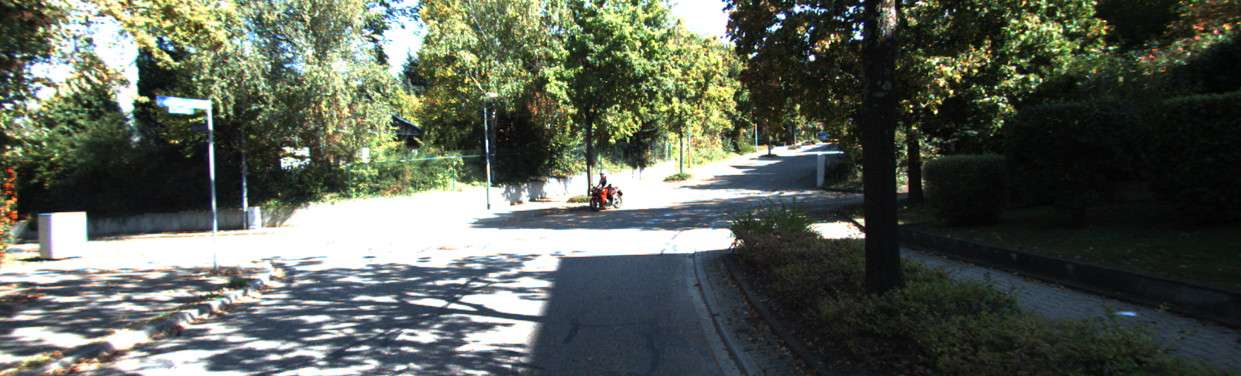
#> input picture data/image_02/data/0000000885.png, 1241 x 376 px; its folder holds 4 pictures in this run; the run also reads 1 picture not shown here
$ jupyter execute --allow-errors 3_visual_odometry_and_EKF.ipynb
#> lines starting #> are read from the running program, lines starting #| are printed output that depends on the picture; after the words box and inside, x2 and y2 are one past the last pixel; in counts of white or black regions, pixels touching at a corner belong together
## (Stereo) Visual Odometry

[cell 1]
import cv2
import numpy as np
import datetime
import matplotlib.pyplot as plt

### Dataset Handling
Let's make a dataset handling object to make our data more accessible as we complete our task.

[cell 2]
class Dataset_Handler():
    def __init__(self, lidar=False, progress_bar=True):
#> called with lidar = False, progress_bar = True
        import pandas as pd
        import os
        import cv2

        self.left_image_files = os.listdir('./data/image_02/data')
        self.right_image_files = os.listdir('./data/image_03/data')
        self.left_image_files.sort()
        self.right_image_files.sort()

        self.num_frames = len(self.left_image_files)

        self.reset_frames()
            # Store original frame to memory for testing functions
        self.first_image_left = cv2.imread('./data/image_02/data/'
                                               + self.left_image_files[0], 0)
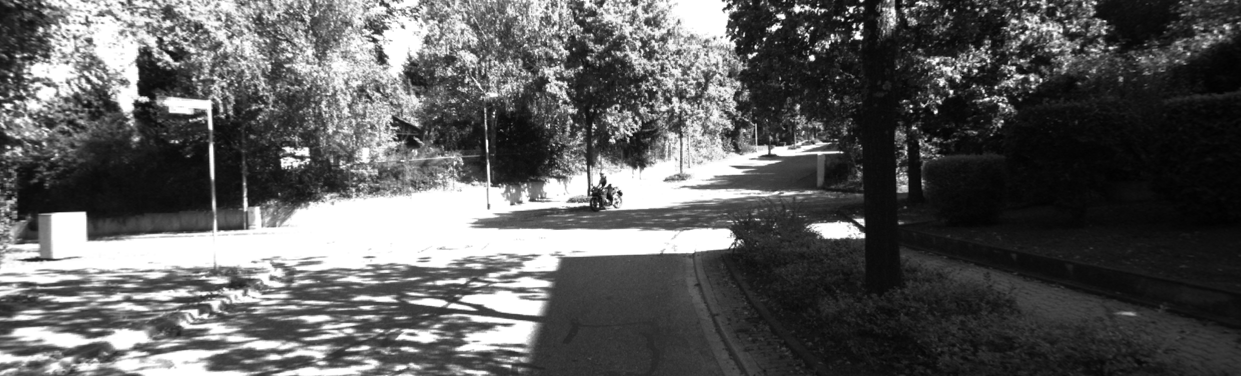
#> self.first_image_left: shape (376, 1241); min 1, max 255, mean 93.2

        self.first_image_right = cv2.imread('./data/image_03/data/'
                                               + self.right_image_files[0], 0)
        self.second_image_left = cv2.imread('./data/image_02/data/'
                                               + self.left_image_files[1], 0)
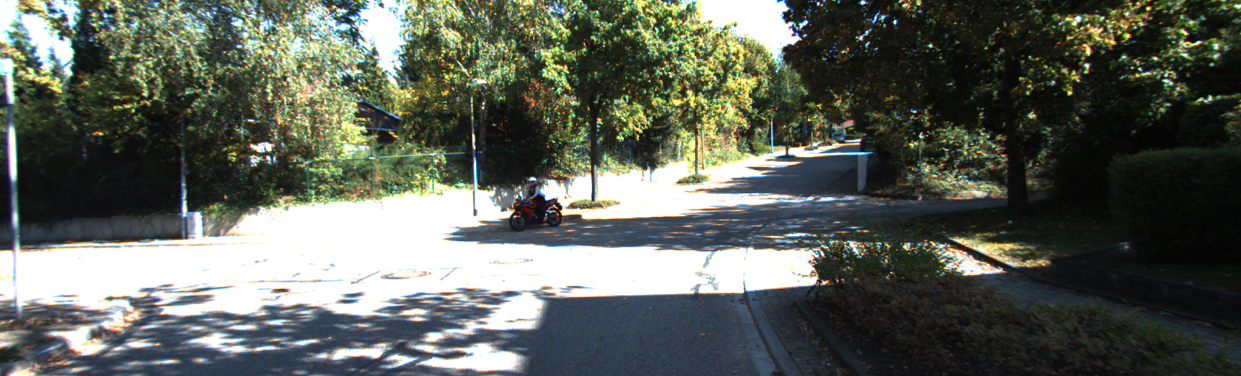
#> input picture data/image_02/data/0000000891.png, 1241 x 376 px
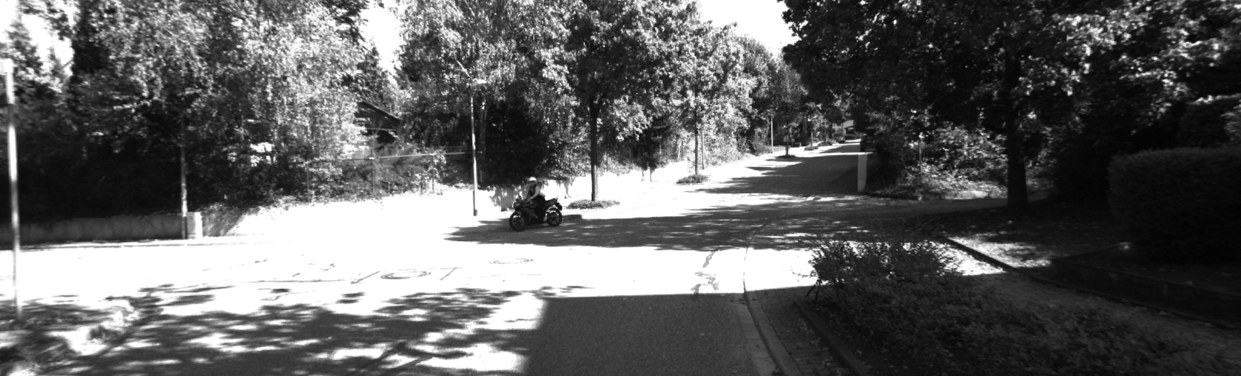
#> self.second_image_left: shape (376, 1241); min 2, max 255, mean 95.7
        self.imheight = self.first_image_left.shape[0]
#> self.imheight = 376
        self.imwidth = self.first_image_left.shape[1]
#> self.imwidth = 1241


    def reset_frames(self):
        # Resets all generators to the first frame of the sequence
        self.images_left = (cv2.imread('./data/image_02/data/'+ name_left, 0)
                            for name_left in self.left_image_files)
        self.images_right = (cv2.imread('./data/image_03/data/' + name_right, 0)
                            for name_right in self.right_image_files)

#### disparity map and depth map
Unlike the simulation dataset we used in the tutorial, this time we are going to use a real driving dataset. Therefore we don't have depth images that you need to use for PnP directly, however, we have stereo images in this dataset, so the depth map can be generated from that.

[cell 3]
def compute_left_disparity_map(img_left, img_right, matcher='bm', rgb=False, verbose=False):
    '''
    Takes a left and right stereo pair of images and computes the disparity map for the left
    image. Pass rgb=True if the images are RGB.

    Arguments:
    img_left -- image from left camera
    img_right -- image from right camera

    Optional Arguments:
    matcher -- (str) can be 'bm' for StereoBM or 'sgbm' for StereoSGBM matching
    rgb -- (bool) set to True if passing RGB images as input
    verbose -- (bool) set to True to report matching type and time to compute

    Returns:
    disp_left -- disparity map for the left camera image

    '''
    # Feel free to read OpenCV documentation and tweak these values. These work well
    sad_window = 6
    num_disparities = sad_window*16
    block_size = 11
    matcher_name = matcher

    if matcher_name == 'bm':
        matcher = cv2.StereoBM_create(numDisparities=num_disparities,
                                      blockSize=block_size
                                     )

    elif matcher_name == 'sgbm':
        matcher = cv2.StereoSGBM_create(numDisparities=num_disparities,
                                        minDisparity=0,
                                        blockSize=block_size,
                                        P1 = 8 * 3 * sad_window ** 2,
                                        P2 = 32 * 3 * sad_window ** 2,
                                        mode=cv2.STEREO_SGBM_MODE_SGBM_3WAY
                                       )
    if rgb:
        img_left = cv2.cvtColor(img_left, cv2.COLOR_BGR2GRAY)
        img_right = cv2.cvtColor(img_right, cv2.COLOR_BGR2GRAY)
    start = datetime.datetime.now()
    disp_left = matcher.compute(img_left, img_right).astype(np.float32)/16
    end = datetime.datetime.now()
    if verbose:
        print(f'Time to compute disparity map using Stereo{matcher_name.upper()}:', end-start)

    return disp_left

[cell 4]
handler = Dataset_Handler()
left = handler.first_image_left
right = handler.first_image_right
#> (the rest of this cell did not finish here and is left out)

[cell 5]
# [55 lines left out: functions decompose_projection_matrix, calc_depth_map, not called in this run]
def stereo_2_depth(img_left, img_right, P0, P1, matcher='bm', rgb=False, verbose=False,
                   rectified=True):
    '''
    Takes stereo pair of images and returns a depth map for the left camera. If your projection
    matrices are not rectified, set rectified=False.

    Arguments:
    img_left -- image of left camera
    img_right -- image of right camera
    P0 -- Projection matrix for the left camera
    P1 -- Projection matrix for the right camera

    Optional Arguments:
    matcher -- (str) can be 'bm' for StereoBM or 'sgbm' for StereoSGBM
    rgb -- (bool) set to True if images passed are RGB. Default is False
    verbose -- (bool) set to True to report computation time and method
    rectified -- (bool) set to False if P1 not rectified to P0. Default is True

    Returns:
    depth -- depth map for left camera

    '''
    # Compute disparity map
    disp = compute_left_disparity_map(img_left,
                                      img_right,
                                      matcher=matcher,
                                      rgb=rgb,
                                      verbose=verbose)
    # Decompose projection matrices
    k_left, r_left, t_left = decompose_projection_matrix(P0)
    k_right, r_right, t_right = decompose_projection_matrix(P1)
    # Calculate depth map for left camera
    depth = calc_depth_map(disp, k_left, t_left, t_right)

    return depth

[cell 6]
P0 = np.array([[7.188560e+02 ,   0.    ,  6.071928e+02,   4.538225e+01],
               [  0.    ,7.188560e+02 , 1.852157e+02,   -1.130887e-01],
               [  0.    ,   0.    ,   1.    ,   3.779761e-03]])
P1 = np.array([[7.188560e+02 ,   0.    ,  6.071928e+02,   -3.372877e+02],
               [  0.    ,7.188560e+02 , 1.852157e+02,   2.369057e+00],
               [  0.    ,   0.    ,   1.    ,   4.915215e-03]])

#> (a cell that did not finish here is left out)

[cell 8]
# We can constuct a mask using this information like so
mask = np.zeros(handler.first_image_left.shape[:2], dtype=np.uint8)

### Your task:

[cell 9]
# [15 lines left out: function extract_features, not called in this run]

[cell 10]
# [19 lines left out: function match_features, not called in this run]

[cell 11]
# [13 lines left out: function filter_matches_distance, not called in this run]

[cell 12]
# [17 lines left out: function visualize_matches, not called in this run]

[cell 13]
# [26 lines left out: function estimate_motion, not called in this run]

### check your implementation here

[cell 14]
image_left = handler.first_image_left
plt.imshow(image_left)
image_right = handler.first_image_right
image_plus1 = handler.second_image_left
#> (the rest of this cell did not finish here and is left out)

kp0, des0 = extract_features(image_left, 'orb')
kp1, des1 = extract_features(image_plus1, 'orb')
matches = match_features(des0, des1, matching='BF', detector='orb')
print('Number of matches before filtering:', len(matches))
matches = filter_matches_distance(matches, 0.8)
print('Number of matches after filtering:', len(matches))
visualize_matches(image_left, kp0, image_plus1, kp1, matches)

[cell 15]
def visual_odometry(handler, detector='sift', matching='BF', filter_match_distance=None,
                    stereo_matcher='sgbm', mask=None, depth_type='stereo'):
    '''
    Function to perform visual odometry on a sequence from the KITTI visual odometry dataset.
    Takes as input a Data_Handler object and optional parameters.

    Arguments:
    handler -- Data_Handler object instance

    Optional Arguments:
    detector -- (str) can be 'sift' or 'orb'. Default is 'sift'.
    matching -- (str) can be 'BF' for Brute Force or 'FLANN'. Default is 'BF'.
    filter_match_distance -- (float) value for ratio test on matched features. Default is None.
    stereo_matcher -- (str) can be 'bm' (faster) or 'sgbm' (more accurate). Default is 'bm'.
    mask -- (array) mask to reduce feature search area to where depth information available.
    depth_type -- (str) can be 'stereo' or set to None to use Essential matrix decomposition.
                        Note that scale will be incorrect with no depth used.

    Returns:
    trajectory -- Array of shape Nx3x4 of estimated poses of vehicle for each computed frame.

    '''
    P0 = np.array([[7.188560e+02 ,   0.    ,  6.071928e+02,   4.538225e+01],
               [  0.    ,7.188560e+02 , 1.852157e+02,   -1.130887e-01],
               [  0.    ,   0.    ,   1.    ,   3.779761e-03]])
    P1 = np.array([[7.188560e+02 ,   0.    ,  6.071928e+02,   -3.372877e+02],
               [  0.    ,7.188560e+02 , 1.852157e+02,   2.369057e+00],
               [  0.    ,   0.    ,   1.    ,   4.915215e-03]])
    # Report methods being used to user
    print('Generating disparities with Stereo{}'.format(str.upper(stereo_matcher)))
    print('Detecting features with {} and matching with {}'.format(str.upper(detector),
                                                                   matching))
    if filter_match_distance is not None:
        print('Filtering feature matches at threshold of {}*distance'.format(filter_match_distance))

    pass

    return trajectory

[cell 16]
mask = np.zeros(handler.first_image_left.shape[:2], dtype=np.uint8)
ymax = handler.first_image_left.shape[0]
#> ymax = 376
xmax = handler.first_image_left.shape[1]
#> xmax = 1241
cv2.rectangle(mask, (96,0), (xmax,ymax), (255), thickness = -1)
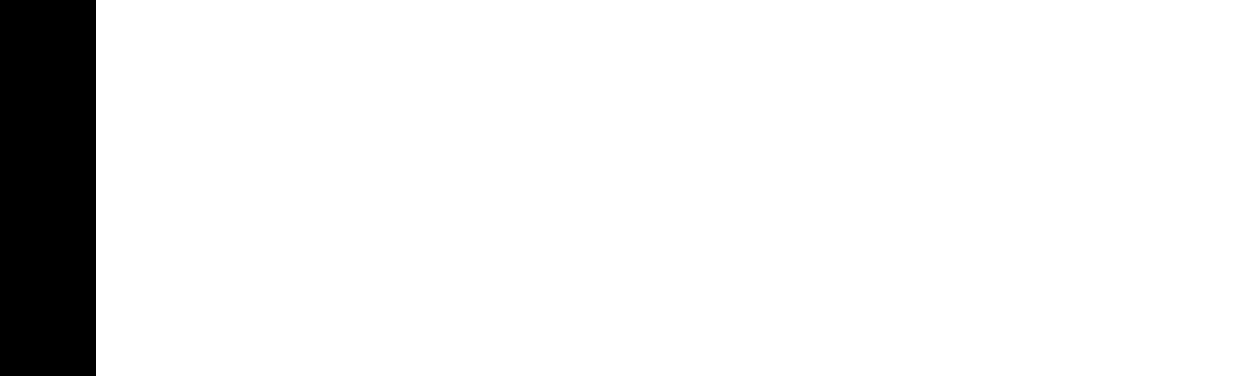
#> mask: shape (376, 1241); 92.3% white; 1 black region, box (x1, y1, x2, y2) and area: (0, 0, 96, 376) 36096
plt.imshow(mask)
# You can set nfeatures to 500 and use FLANN based matcher for a faster computation
#> (the rest of this cell did not finish here and is left out)


#### Load  gps data
Given that GPS have a noise following a normal distribution of 0 mean and 0.5 standard deviation

[cell 17]
gps_data = np.load('data/gps.npy')
#> (reads data/gps.npy from the repository)
